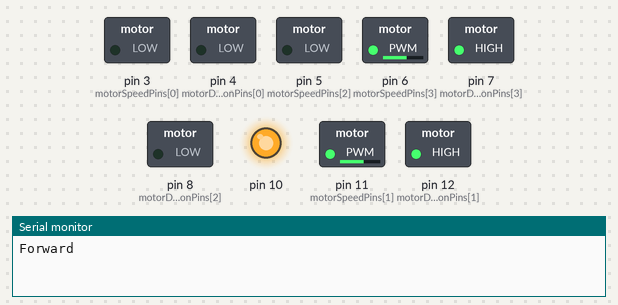
This sketch was run on a simulated Arduino Uno, built with avr-gcc and run on an emulated ATmega328P. Parts: switched loads named in the sketch (green lamp = pin HIGH), output pins drawn as LEDs (lit = HIGH), the last lines printed to the serial monitor. At 9.4 s the program stops and its outputs stay as they are.

Above: at 0.05 s.
At 0.8 s:
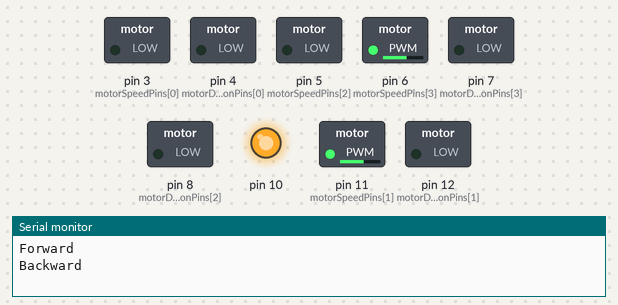
At 1.6 s:
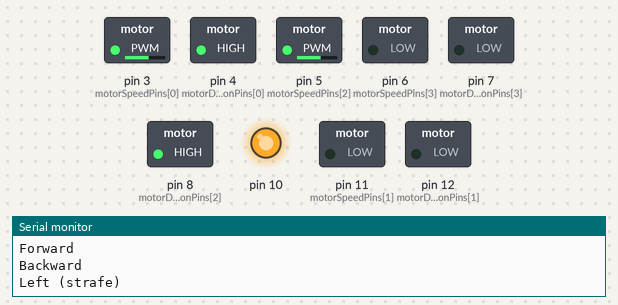
At 2.35 s:
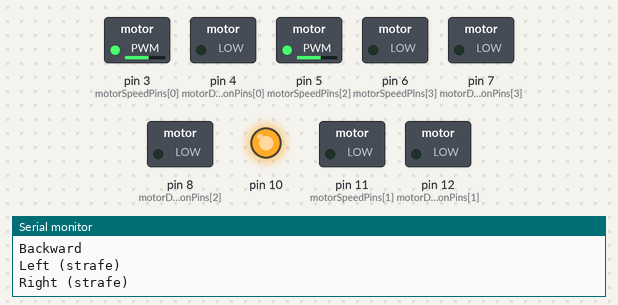
At 3.15 s:
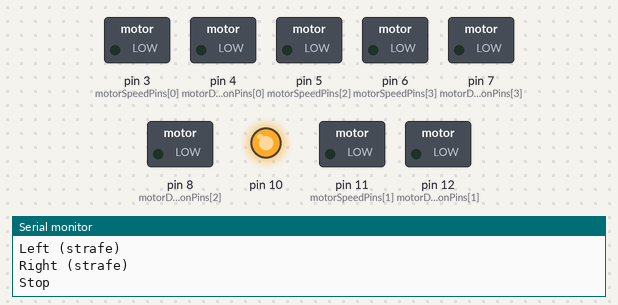
Timing chart, 0 to 7.4 s (numbered marks = the images above):
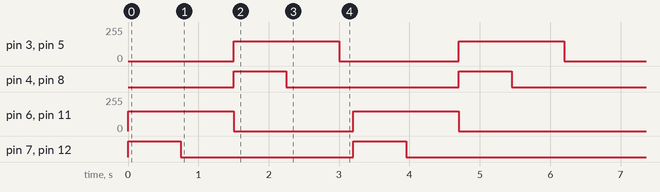

The sketch:

motor_sequence.ino
```cpp
/*
  motor_sequence.ino
  X-drive sequence: forward, back, left, right for 0.75s each (loop)
  Reuses pin mappings from Move_four_motors_clockwise_countercc.ino
*/

const int motorDirectionPins[4] = {4, 12, 8, 7};
const int motorSpeedPins[4] = {3, 11, 5, 6};

void setup() {
  Serial.begin(115200);
  for (int i = 0; i < 4; i++) {
    pinMode(motorDirectionPins[i], OUTPUT);
    pinMode(motorSpeedPins[i], OUTPUT);
  }
  pinMode(10, OUTPUT);
  digitalWrite(10, HIGH);
}

// Helper to set motor i: forward=true -> HIGH, forward=false -> LOW
void setMotor(int i, bool forward, int speed) {
  digitalWrite(motorDirectionPins[i], forward ? HIGH : LOW);
  analogWrite(motorSpeedPins[i], speed);
}

void stopAllNoPrint() {
  for (int i = 0; i < 4; i++) analogWrite(motorSpeedPins[i], 0);
}

void driveForward(int speed) {
  stopAllNoPrint();
  setMotor(1, true, speed);
  setMotor(3, true, speed);
  Serial.println("Forward");
}

void driveBackward(int speed) {
  stopAllNoPrint();
  setMotor(1, false, speed);
  setMotor(3, false, speed);
  Serial.println("Backward");
}

// X-drive strafe: adjust motor order/polarity here if wiring differs.
void turnLeft(int speed) {
  stopAllNoPrint();
  // Two-motor strafe left using one diagonal pair
  setMotor(0, true, speed);
  setMotor(2, true, speed);
  Serial.println("Left (strafe)");
}

void turnRight(int speed) {
  stopAllNoPrint();
  // Two-motor strafe right using the other diagonal pair
  setMotor(0, false, speed);
  setMotor(2, false, speed);
  Serial.println("Right (strafe)");
}

void stopMotors() {
  for (int i = 0; i < 4; i++) analogWrite(motorSpeedPins[i], 0);
  Serial.println("Stop");
}

void loop() {
  static int cyclesDone = 0;
  const int speed = 150; // 0-255

  if (cyclesDone >= 2) {
    stopMotors();
    while (true) {
      delay(1000);
    }
  }

  driveForward(speed);
  delay(750);

  driveBackward(speed);
  delay(750);

  turnLeft(speed);
  delay(750);

  turnRight(speed);
  delay(750);

  cyclesDone++;
  stopMotors();
  delay(200);
}
```

Measured:
- by itself, pin 3 (motorSpeedPins[0]), pin 5 (motorSpeedPins[2]), pin 6 (motorSpeedPins[3]), pin 11 (motorSpeedPins[1]): alternates 150/255 for 1.5 s and 0/255 for 1.7 s, 4 changes in all, then stays 0/255
- by itself, pin 4 (motorDirectionPins[0]), pin 7 (motorDirectionPins[3]), pin 8 (motorDirectionPins[2]), pin 12 (motorDirectionPins[1]): alternates HIGH for 0.75 s and LOW for 2.5 s, 4 changes in all, then stays LOW
